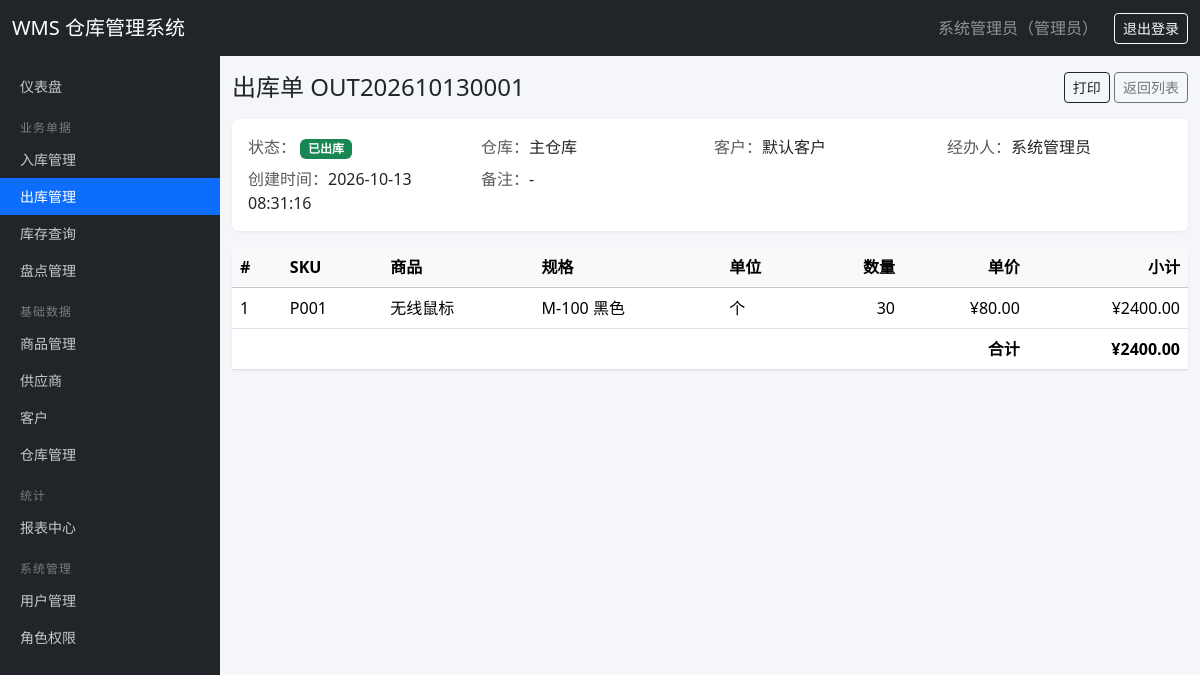
The page /stock-out/1 (signed in) on the database its author committed.
### tables this page shows
CREATE TABLE users (
    id INTEGER PRIMARY KEY AUTOINCREMENT,
    username TEXT UNIQUE NOT NULL,
    password_hash TEXT NOT NULL,
    real_name TEXT DEFAULT '',
    email TEXT DEFAULT '',
    phone TEXT DEFAULT '',
    is_active INTEGER DEFAULT 1,
    created_at TEXT DEFAULT (datetime('now', 'localtime'))
);

CREATE TABLE roles (
    id INTEGER PRIMARY KEY AUTOINCREMENT,
    name TEXT UNIQUE NOT NULL,
    description TEXT DEFAULT '',
    created_at TEXT DEFAULT (datetime('now', 'localtime'))
);

CREATE TABLE stock_out (
    id INTEGER PRIMARY KEY AUTOINCREMENT,
    code TEXT UNIQUE NOT NULL,
    warehouse_id INTEGER NOT NULL REFERENCES warehouses(id),
    customer_id INTEGER REFERENCES customers(id),
    operator_id INTEGER REFERENCES users(id),
    total_amount REAL DEFAULT 0,
    status TEXT DEFAULT 'pending',
    remark TEXT DEFAULT '',
    created_at TEXT DEFAULT (datetime('now', 'localtime'))
);

CREATE TABLE warehouses (
    id INTEGER PRIMARY KEY AUTOINCREMENT,
    name TEXT NOT NULL,
    location TEXT DEFAULT '',
    remark TEXT DEFAULT ''
);

CREATE TABLE customers (
    id INTEGER PRIMARY KEY AUTOINCREMENT,
    name TEXT NOT NULL,
    contact TEXT DEFAULT '',
    phone TEXT DEFAULT '',
    address TEXT DEFAULT '',
    remark TEXT DEFAULT ''
);

CREATE TABLE stock_out_items (
    id INTEGER PRIMARY KEY AUTOINCREMENT,
    stock_out_id INTEGER NOT NULL REFERENCES stock_out(id) ON DELETE CASCADE,
    product_id INTEGER NOT NULL REFERENCES products(id),
    quantity INTEGER NOT NULL,
    unit_price REAL DEFAULT 0,
    subtotal REAL DEFAULT 0
);

CREATE TABLE products (
    id INTEGER PRIMARY KEY AUTOINCREMENT,
    sku TEXT UNIQUE NOT NULL,
    name TEXT NOT NULL,
    category_id INTEGER REFERENCES categories(id),
    spec TEXT DEFAULT '',
    unit TEXT DEFAULT '个',
    price REAL DEFAULT 0,
    warning_low INTEGER DEFAULT 0,
    warning_high INTEGER DEFAULT 999999
);

### routes/stock_out.py (the view)
@bp.route('/<int:oid>')
@permission_required('stock_out:view')
def detail(oid):
    db = get_db()
    order = _get_order(db, oid)
    if not order:
        abort(404)
    return render_template('stock_out_detail.html', order=order, items=_get_items(db, oid))

### auth.py (called while the page is built)
def load_user_permissions(user_id):
    rows = get_db().execute(
        '''SELECT DISTINCT p.code FROM permissions p
           JOIN role_permissions rp ON rp.permission_id = p.id
           JOIN user_roles ur ON ur.role_id = rp.role_id
           WHERE ur.user_id = ?''', (user_id,)).fetchall()
    return {r['code'] for r in rows}

@login_manager.user_loader
def load_user(user_id):
    row = get_db().execute('SELECT * FROM users WHERE id = ?', (user_id,)).fetchone()
    if row is None or not row['is_active']:
        return None
    return User(row, load_user_permissions(row['id']))

def permission_required(code):
    def decorator(view):
        @wraps(view)
        def wrapped(*args, **kwargs):
            if not current_user.is_authenticated:
                return login_manager.unauthorized()
            if not current_user.has_perm(code):
                abort(403)
            return view(*args, **kwargs)
        return wrapped
    return decorator

    @property
    def is_active(self):
        return self._active

    def has_perm(self, code):
        return code in self.permissions

    def role_names(self):
        rows = get_db().execute(
            '''SELECT r.name FROM roles r
               JOIN user_roles ur ON ur.role_id = r.id
               WHERE ur.user_id = ?''', (self.id,)).fetchall()
        return '、'.join(r['name'] for r in rows) or '未分配角色'

### db.py (called while the page is built)
def get_db():
    if 'db' not in g:
        g.db = sqlite3.connect(current_app.config['DATABASE'])
        g.db.row_factory = sqlite3.Row
        g.db.execute('PRAGMA foreign_keys = ON')
    return g.db

### routes/stock_out.py (called while the page is built)
def _get_order(db, oid):
    return db.execute(
        '''SELECT o.*, w.name AS warehouse_name, c.name AS customer_name, COALESCE(NULLIF(u.real_name, ''), u.username) AS operator_name
           FROM stock_out o
           LEFT JOIN warehouses w ON w.id = o.warehouse_id
           LEFT JOIN customers c ON c.id = o.customer_id
           LEFT JOIN users u ON u.id = o.operator_id
           WHERE o.id = ?''', (oid,)).fetchone()

def _get_items(db, oid):
    return db.execute(
        '''SELECT i.*, p.sku, p.name AS product_name, p.spec, p.unit
           FROM stock_out_items i JOIN products p ON p.id = i.product_id
           WHERE i.stock_out_id = ? ORDER BY i.id''', (oid,)).fetchall()

### templates/stock_out_detail.html (shortened to what this page needs)
{% extends "base.html" %}
{% block content %}
<div class="d-flex justify-content-between align-items-center mb-3">
  <h4 class="mb-0">出库单 {{ order.code }}</h4>
  <div>
    <a class="btn btn-outline-dark btn-sm" target="_blank" rel="noopener"
       href="{{ url_for('stock_out.print_order', oid=order.id) }}">打印</a>
    <a class="btn btn-outline-secondary btn-sm" href="{{ url_for('stock_out.index') }}">返回列表</a>
  </div>
</div>
<div class="card mb-3">
  <div class="card-body row g-2">
    <div class="col-md-3"><span class="text-muted">状态：</span>
      {% if order.status == 'pending' %}<span class="badge text-bg-warning">待审核</span>
      {% else %}<span class="badge text-bg-success">已出库</span>{% endif %}
    </div>
    <div class="col-md-3"><span class="text-muted">仓库：</span>{{ order.warehouse_name }}</div>
    <div class="col-md-3"><span class="text-muted">客户：</span>{{ order.customer_name or '-' }}</div>
    <div class="col-md-3"><span class="text-muted">经办人：</span>{{ order.operator_name }}</div>
    <div class="col-md-3"><span class="text-muted">创建时间：</span>{{ order.created_at }}</div>
    <div class="col-md-9"><span class="text-muted">备注：</span>{{ order.remark or '-' }}</div>
  </div>
</div>
<div class="card">
  <div class="table-responsive">
    <table class="table align-middle mb-0">
      <thead class="table-light">
        <tr>
          <th>#</th><th>SKU</th><th>商品</th><th>规格</th><th>单位</th>
          <th class="text-end">数量</th><th class="text-end">单价</th><th class="text-end">小计</th>
        </tr>
      </thead>
      <tbody>
        {% for it in items %}
        <tr>
          <td>{{ loop.index }}</td>
          <td>{{ it.sku }}</td>
          <td>{{ it.product_name }}</td>
          <td>{{ it.spec }}</td>
          <td>{{ it.unit }}</td>
          <td class="text-end">{{ it.quantity }}</td>
          <td class="text-end">¥{{ '%.2f'|format(it.unit_price) }}</td>
          <td class="text-end">¥{{ '%.2f'|format(it.subtotal) }}</td>
        </tr>
        {% endfor %}
      </tbody>
      <tfoot>
        <tr>
          <td colspan="7" class="text-end fw-bold">合计</td>
          <td class="text-end fw-bold">¥{{ '%.2f'|format(order.total_amount) }}</td>
        </tr>
      </tfoot>
    </table>
  </div>
</div>
{% endblock %}

### templates/base.html (shortened to what this page needs)
<!doctype html>
<html lang="zh-CN">
<head>
  <link href="https://cdn.jsdelivr.net/npm/bootstrap@5.3.3/dist/css/bootstrap.min.css" rel="stylesheet">
  <link rel="stylesheet" href="{{ url_for('static', filename='css/style.css') }}">
</head>
<body>
<nav class="navbar navbar-dark bg-dark fixed-top">
  <div class="container-fluid">
    <a class="navbar-brand" href="{{ url_for('dashboard.index') }}">WMS 仓库管理系统</a>
    <div class="d-flex align-items-center text-white-50">
      {% if current_user.is_authenticated %}
        <span class="me-3">{{ current_user.real_name or current_user.username }}（{{ current_user.role_names() }}）</span>
        <a class="btn btn-sm btn-outline-light" href="{{ url_for('auth.logout') }}">退出登录</a>
      {% else %}
        <a class="btn btn-sm btn-outline-light" href="{{ url_for('auth.login') }}">登录</a>
      {% endif %}
    </div>
  </div>
</nav>
{% if current_user.is_authenticated %}
<nav class="sidebar">
  <ul class="nav flex-column">
    <li class="nav-item">
      <a class="nav-link {{ 'active' if request.blueprint == 'dashboard' }}" href="{{ url_for('dashboard.index') }}">仪表盘</a>
    </li>
    {% if current_user.has_perm('stock_in:view') or current_user.has_perm('stock_out:view') or current_user.has_perm('inventory:view') or current_user.has_perm('stock_check:view') %}
    <li class="menu-header">业务单据</li>
      {% if current_user.has_perm('stock_in:view') %}
      <li class="nav-item"><a class="nav-link {{ 'active' if request.blueprint == 'stock_in' }}" href="{{ url_for('stock_in.index') }}">入库管理</a></li>
      {% endif %}
      {% if current_user.has_perm('stock_out:view') %}
      <li class="nav-item"><a class="nav-link {{ 'active' if request.blueprint == 'stock_out' }}" href="{{ url_for('stock_out.index') }}">出库管理</a></li>
      {% endif %}
      {% if current_user.has_perm('inventory:view') %}
      <li class="nav-item"><a class="nav-link {{ 'active' if request.blueprint == 'inventory' }}" href="{{ url_for('inventory.index') }}">库存查询</a></li>
      {% endif %}
      {% if current_user.has_perm('stock_check:view') %}
      <li class="nav-item"><a class="nav-link {{ 'active' if request.blueprint == 'stock_check' }}" href="{{ url_for('stock_check.index') }}">盘点管理</a></li>
      {% endif %}
    {% endif %}
    {% if current_user.has_perm('product:view') or current_user.has_perm('supplier:view') or current_user.has_perm('customer:view') or current_user.has_perm('warehouse:view') %}
    <li class="menu-header">基础数据</li>
      {% if current_user.has_perm('product:view') %}
      <li class="nav-item"><a class="nav-link {{ 'active' if request.blueprint == 'product' }}" href="{{ url_for('product.index') }}">商品管理</a></li>
      {% endif %}
      {% if current_user.has_perm('supplier:view') %}
      <li class="nav-item"><a class="nav-link {{ 'active' if request.blueprint == 'supplier' }}" href="{{ url_for('supplier.index') }}">供应商</a></li>
      {% endif %}
      {% if current_user.has_perm('customer:view') %}
      <li class="nav-item"><a class="nav-link {{ 'active' if request.blueprint == 'customer' }}" href="{{ url_for('customer.index') }}">客户</a></li>
      {% endif %}
      {% if current_user.has_perm('warehouse:view') %}
      <li class="nav-item"><a class="nav-link {{ 'active' if request.blueprint == 'warehouse' }}" href="{{ url_for('warehouse.index') }}">仓库管理</a></li>
      {% endif %}
    {% endif %}
    {% if current_user.has_perm('report:view') %}
    <li class="menu-header">统计</li>
    <li class="nav-item"><a class="nav-link {{ 'active' if request.blueprint == 'report' }}" href="{{ url_for('report.index') }}">报表中心</a></li>
    {% endif %}
    {% if current_user.has_perm('user:view') or current_user.has_perm('role:view') %}
    <li class="menu-header">系统管理</li>
      {% if current_user.has_perm('user:view') %}
      <li class="nav-item"><a class="nav-link {{ 'active' if request.blueprint == 'user' }}" href="{{ url_for('user.index') }}">用户管理</a></li>
      {% endif %}
      {% if current_user.has_perm('role:view') %}
      <li class="nav-item"><a class="nav-link {{ 'active' if request.blueprint == 'role' }}" href="{{ url_for('role.index') }}">角色权限</a></li>
      {% endif %}
    {% endif %}
  </ul>
</nav>
{% endif %}
<main class="{{ 'with-sidebar' if current_user.is_authenticated else 'no-sidebar' }}">
  <div class="container-fluid py-3">
    {% block content %}{% endblock %}
  </div>
</main>
</body>
</html>

### static/css/style.css (style rules this page uses)
body { padding-top: 56px; background-color: #f5f6fa; }
.sidebar { position: fixed; top: 56px; left: 0; bottom: 0; width: 220px; background: #212529; overflow-y: auto; padding: 12px 0; z-index: 1000; }
.sidebar .nav-link { color: rgba(255, 255, 255, 0.75); padding: 8px 20px; font-size: 14px; }
.sidebar .nav-link.active { color: #fff; background: #0d6efd; }
.sidebar .menu-header { color: rgba(255, 255, 255, 0.4); font-size: 12px; padding: 14px 20px 4px; text-transform: uppercase; letter-spacing: 1px; }
main.with-sidebar { margin-left: 220px; }
.card { border: none; box-shadow: 0 1px 3px rgba(0, 0, 0, 0.06); }

### rows shown on the page
users: real_name "系统管理员", operator_name "系统管理员"
roles: role_names "管理员"
stock_out: code "OUT202610130001", created_at "2026-10-13 08:31:16", remark "-", total_amount "2400.00"
warehouses: warehouse_name "主仓库"
customers: name "默认客户"
stock_out_items: sku "P001", product_name "无线鼠标", spec "M-100 黑色", unit "个", quantity "30", unit_price "80.00", subtotal "2400.00"
